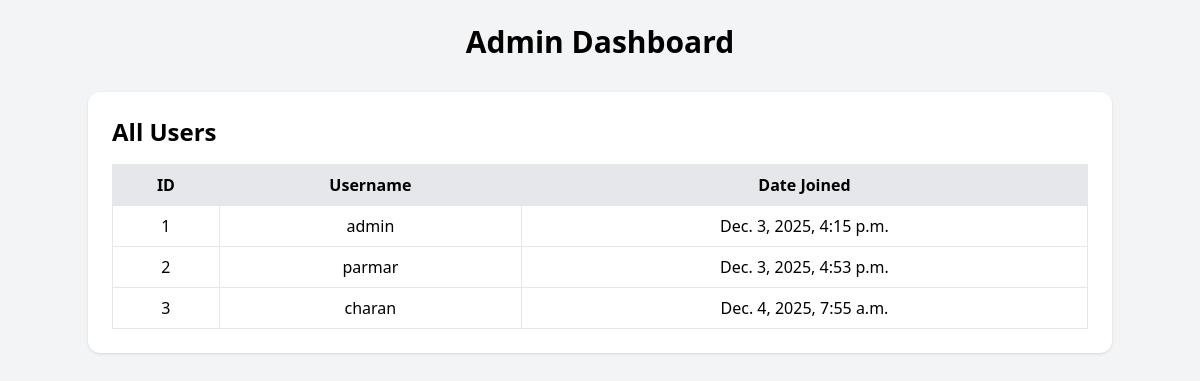
Page /adminapp/admin_dashboard/ on the earlier database version.
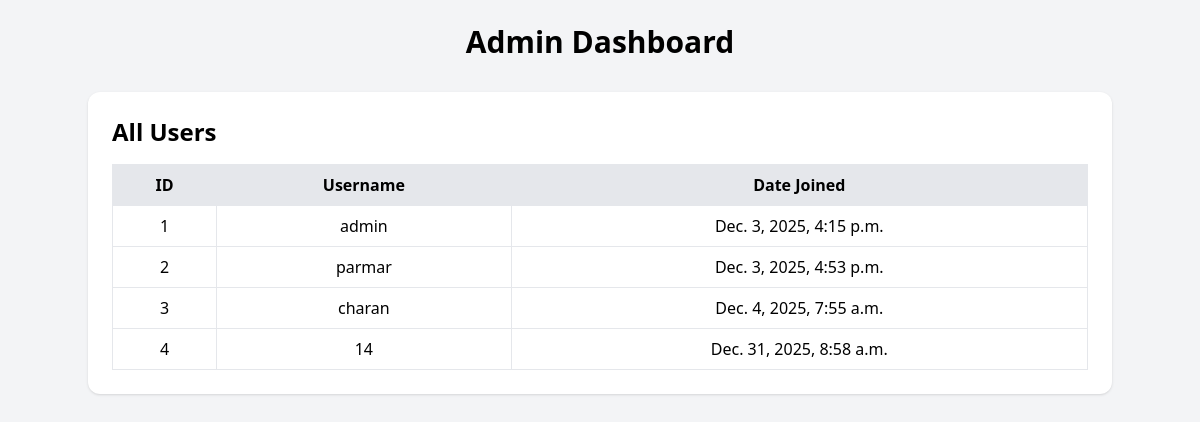
Same page on the later database version.
### adminapp/models.py (models this page shows, shortened)
class User(AbstractUser):
    ROLE_CHOICES = (
        ('admin', 'Admin'),
        ('author', 'Author'),
        ('reader', 'Reader'),
    )
    role = models.CharField(max_length=10, choices=ROLE_CHOICES, default='reader')

### adminapp/views.py (the view)
# urls.py: path('admin_dashboard/', views.dashboard, name='admin_dashboard'),
def dashboard(request):
    users = User.objects.all()
    return render(request, "dashboard.html", {"users": users})

### adminapp/templates/dashboard.html (shortened to what this page needs)
<!DOCTYPE html>
<html lang="en">
<head>
    <script src="https://cdn.tailwindcss.com"></script>
</head>
<body class="bg-gray-100 p-6">
    <h1 class="text-3xl font-bold text-center mb-8">Admin Dashboard</h1>
    <div class="max-w-5xl mx-auto mb-10 bg-white p-6 shadow rounded-xl">
        <h2 class="text-2xl font-semibold mb-4">All Users</h2>
        <table class="w-full border border-gray-300">
            <thead class="bg-gray-200">
                <tr>
                    <th class="border p-2 text-center">ID</th>
                    <th class="border p-2 text-center">Username</th>
                    <th class="border p-2 text-center">Date Joined</th>
                </tr>
            </thead>
            <tbody>
                {% for u in users %}
                <tr class="hover:bg-gray-100">
                    <td class="border p-2 text-center">{{ u.id }}</td>
                    <td class="border p-2 text-center">{{ u.username }}</td>
                                       <td class="border p-2 text-center">{{ u.date_joined }}</td>
                </tr>
                {% empty %}
                <tr>
                    <td colspan="4" class="text-center text-gray-500 p-4">
                        No users found.
                    </td>
                </tr>
                {% endfor %}
            </tbody>
        </table>
    </div>
</body>
</html>

Differences in the rows shown:
added User: id "4", username "14", date_joined "Dec. 31, 2025, 8:58 a.m."
